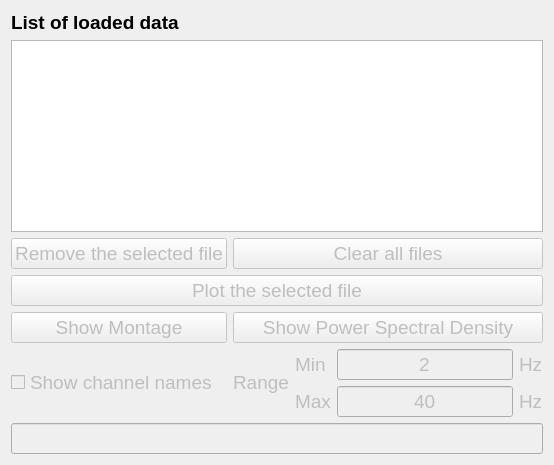
     <widget class="QWidget" name="verticalLayoutWidget">
      <layout class="QVBoxLayout" name="Figure_Layout">
       <item>
        <layout class="QGridLayout" name="gridLayout_7">
         <item row="5" column="1">
          <layout class="QGridLayout" name="gridLayout_13">
           <item row="0" column="1">
            <widget class="QLabel" name="rawdata_range_psd_min_label">
             <property name="enabled">
              <bool>false</bool>
             </property>
             <property name="sizePolicy">
              <sizepolicy hsizetype="Preferred" vsizetype="Maximum">
               <horstretch>0</horstretch>
               <verstretch>0</verstretch>
              </sizepolicy>
             </property>
             <property name="font">
              <font>
               <pointsize>14</pointsize>
              </font>
             </property>
             <property name="text">
              <string>Min</string>
             </property>
            </widget>
           </item>
           <item row="1" column="1">
            <widget class="QLabel" name="rawdata_range_psd_max_label">
             <property name="enabled">
              <bool>false</bool>
             </property>
             <property name="sizePolicy">
              <sizepolicy hsizetype="Preferred" vsizetype="Maximum">
               <horstretch>0</horstretch>
               <verstretch>0</verstretch>
              </sizepolicy>
             </property>
             <property name="font">
              <font>
               <pointsize>14</pointsize>
              </font>
             </property>
             <property name="text">
              <string>Max</string>
             </property>
            </widget>
           </item>
           <item row="0" column="2">
            <widget class="QLineEdit" name="rawdata_range_psd_min">
             <property name="enabled">
              <bool>false</bool>
             </property>
             <property name="sizePolicy">
              <sizepolicy hsizetype="Preferred" vsizetype="Maximum">
               <horstretch>0</horstretch>
               <verstretch>0</verstretch>
              </sizepolicy>
             </property>
             <property name="font">
              <font>
               <pointsize>14</pointsize>
              </font>
             </property>
             <property name="text">
              <string>2</string>
             </property>
             <property name="maxLength">
              <number>2</number>
             </property>
             <property name="alignment">
              <set>Qt::AlignCenter</set>
             </property>
            </widget>
           </item>
           <item row="1" column="2">
            <widget class="QLineEdit" name="rawdata_range_psd_max">
             <property name="enabled">
              <bool>false</bool>
             </property>
             <property name="sizePolicy">
              <sizepolicy hsizetype="Preferred" vsizetype="Maximum">
               <horstretch>0</horstretch>
               <verstretch>0</verstretch>
              </sizepolicy>
             </property>
             <property name="font">
              <font>
               <pointsize>14</pointsize>
              </font>
             </property>
             <property name="text">
              <string>40</string>
             </property>
             <property name="maxLength">
              <number>3</number>
             </property>
             <property name="alignment">
              <set>Qt::AlignCenter</set>
             </property>
            </widget>
           </item>
           <item row="0" column="3">
            <widget class="QLabel" name="rawdata_range_hz1">
             <property name="enabled">
              <bool>false</bool>
             </property>
             <property name="font">
              <font>
               <pointsize>14</pointsize>
              </font>
             </property>
             <property name="text">
              <string>Hz</string>
             </property>
            </widget>
           </item>
           <item row="1" column="3">
            <widget class="QLabel" name="rawdata_range_hz2">
             <property name="enabled">
              <bool>false</bool>
             </property>
             <property name="font">
              <font>
               <pointsize>14</pointsize>
              </font>
             </property>
             <property name="text">
              <string>Hz</string>
             </property>
            </widget>
           </item>
           <item row="0" column="0" rowspan="2">
            <widget class="QLabel" name="rawdata_range_psd_label">
             <property name="enabled">
              <bool>false</bool>
             </property>
             <property name="sizePolicy">
              <sizepolicy hsizetype="Preferred" vsizetype="Maximum">
               <horstretch>0</horstretch>
               <verstretch>0</verstretch>
              </sizepolicy>
             </property>
             <property name="font">
              <font>
               <pointsize>14</pointsize>
              </font>
             </property>
             <property name="text">
              <string>Range</string>
             </property>
            </widget>
           </item>
          </layout>
         </item>
         <item row="2" column="0">
          <widget class="QPushButton" name="step0_remove_file_button">
           <property name="enabled">
            <bool>false</bool>
           </property>
           <property name="sizePolicy">
            <sizepolicy hsizetype="Preferred" vsizetype="Maximum">
             <horstretch>0</horstretch>
             <verstretch>0</verstretch>
            </sizepolicy>
           </property>
           <property name="font">
            <font>
             <pointsize>14</pointsize>
            </font>
           </property>
           <property name="text">
            <string>Remove the selected file</string>
           </property>
          </widget>
         </item>
         <item row="3" column="0" colspan="2">
          <widget class="QPushButton" name="rawdata_plot_button">
           <property name="enabled">
            <bool>false</bool>
           </property>
           <property name="sizePolicy">
            <sizepolicy hsizetype="Preferred" vsizetype="Maximum">
             <horstretch>0</horstretch>
             <verstretch>0</verstretch>
            </sizepolicy>
           </property>
           <property name="font">
            <font>
             <pointsize>14</pointsize>
            </font>
           </property>
           <property name="text">
            <string>Plot the selected file</string>
           </property>
          </widget>
         </item>
         <item row="5" column="0">
          <widget class="QCheckBox" name="rawdata_show_channel_names_checkbox">
           <property name="enabled">
            <bool>false</bool>
           </property>
           <property name="sizePolicy">
            <sizepolicy hsizetype="Preferred" vsizetype="Maximum">
             <horstretch>0</horstretch>
             <verstretch>0</verstretch>
            </sizepolicy>
           </property>
           <property name="font">
            <font>
             <pointsize>14</pointsize>
            </font>
           </property>
           <property name="text">
            <string>Show channel names</string>
           </property>
          </widget>
         </item>
         <item row="2" column="1">
          <widget class="QPushButton" name="step0_clear_files_button">
           <property name="enabled">
            <bool>false</bool>
           </property>
           <property name="sizePolicy">
            <sizepolicy hsizetype="Preferred" vsizetype="Maximum">
             <horstretch>0</horstretch>
             <verstretch>0</verstretch>
            </sizepolicy>
           </property>
           <property name="font">
            <font>
             <pointsize>14</pointsize>
            </font>
           </property>
           <property name="text">
            <string>Clear all files</string>
           </property>
          </widget>
         </item>
         <item row="4" column="0">
          <widget class="QPushButton" name="show_montage_button">
           <property name="enabled">
            <bool>false</bool>
           </property>
           <property name="font">
            <font>
             <pointsize>14</pointsize>
            </font>
           </property>
           <property name="text">
            <string>Show Montage</string>
           </property>
          </widget>
         </item>
         <item row="4" column="1">
          <widget class="QPushButton" name="show_psd_button">
           <property name="enabled">
            <bool>false</bool>
           </property>
           <property name="font">
            <font>
             <pointsize>14</pointsize>
            </font>
           </property>
           <property name="text">
            <string>Show Power Spectral Density</string>
           </property>
          </widget>
         </item>
         <item row="0" column="0" colspan="2">
          <widget class="QLabel" name="step0_selectedfiles_label">
           <property name="sizePolicy">
            <sizepolicy hsizetype="Minimum" vsizetype="Fixed">
             <horstretch>0</horstretch>
             <verstretch>0</verstretch>
            </sizepolicy>
           </property>
           <property name="font">
            <font>
             <pointsize>14</pointsize>
             <weight>75</weight>
             <bold>true</bold>
            </font>
           </property>
           <property name="text">
            <string>List of loaded data</string>
           </property>
          </widget>
         </item>
         <item row="1" column="0" colspan="2">
          <widget class="QListWidget" name="step0_selected_files_list">
           <property name="sizePolicy">
            <sizepolicy hsizetype="Preferred" vsizetype="Preferred">
             <horstretch>0</horstretch>
             <verstretch>0</verstretch>
            </sizepolicy>
           </property>
           <property name="minimumSize">
            <size>
             <width>0</width>
             <height>0</height>
            </size>
           </property>
           <property name="font">
            <font>
             <pointsize>14</pointsize>
             <italic>true</italic>
            </font>
           </property>
          </widget>
         </item>
        </layout>
       </item>
       <item>
        <widget class="QLineEdit" name="figure_title_lineedit">
         <property name="enabled">
          <bool>false</bool>
         </property>
         <property name="sizePolicy">
          <sizepolicy hsizetype="Preferred" vsizetype="Maximum">
           <horstretch>0</horstretch>
           <verstretch>0</verstretch>
          </sizepolicy>
         </property>
         <property name="font">
          <font>
           <pointsize>14</pointsize>
          </font>
         </property>
         <property name="alignment">
          <set>Qt::AlignCenter</set>
         </property>
         <property name="readOnly">
          <bool>true</bool>
         </property>
        </widget>
       </item>
      </layout>
     </widget>
